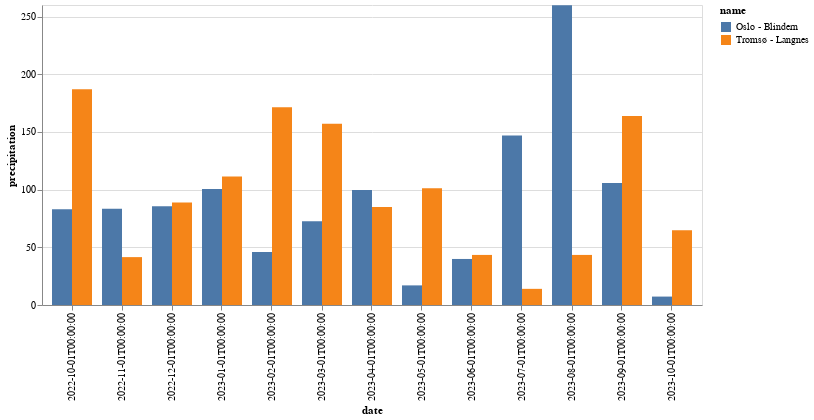

Source (notebook cell):
### Markdown cell above
# Nicer way to get a grouped bar chart

### Code cell
import altair as alt

alt.Chart(data).mark_bar().encode(
    x="date:N",
    xOffset="name",
    y="precipitation",
    color="name",
)

### Figure 1 — Vega-Lite specification as saved in the notebook (floating-point values rounded to 4 significant figures)
{"config": {"view": {"continuousWidth": 300, "continuousHeight": 300}}, "data": {"name": "data-048afa2f21f3dde066668c472fe1bcad"}, "mark": {"type": "bar"}, "encoding": {"color": {"field": "name", "type": "nominal"}, "x": {"field": "date", "type": "nominal"}, "xOffset": {"field": "name", "type": "nominal"}, "y": {"field": "precipitation", "type": "quantitative"}}, "$schema": "https://vega.github.io/schema/vega-lite/v5.17.0.json", "datasets": {"data-048afa2f21f3dde066668c472fe1bcad": [{"name": "Tromsø - Langnes", "station": "SN90490", "date": "2022-10-01T00:00:00", "max temperature": 10.7, "precipitation": 187.0, "min temperature": -4.2}, {"name": "Tromsø - Langnes", "station": "SN90490", "date": "2022-11-01T00:00:00", "max temperature": 8.5, "precipitation": 41.5, "min temperature": -7.0}, {"name": "Tromsø - Langnes", "station": "SN90490", "date": "2022-12-01T00:00:00", "max temperature": 5.6, "precipitation": 88.8, "min temperature": -11.7}, {"name": "Tromsø - Langnes", "station": "SN90490", "date": "2023-01-01T00:00:00", "max temperature": 7.7, "precipitation": 111.4, "min temperature": -13.9}, {"name": "Tromsø - Langnes", "station": "SN90490", "date": "2023-02-01T00:00:00", "max temperature": 6.6, "precipitation": 171.3, "min temperature": -10.7}, {"name": "Tromsø - Langnes", "station": "SN90490", "date": "2023-03-01T00:00:00", "max temperature": 4.5, "precipitation": 157.0, "min temperature": -15.1}, {"name": "Tromsø - Langnes", "station": "SN90490", "date": "2023-04-01T00:00:00", "max temperature": 9.8, "precipitation": 85.0, "min temperature": -7.1}, {"name": "Tromsø - Langnes", "station": "SN90490", "date": "2023-05-01T00:00:00", "max temperature": 17.7, "precipitation": 101.2, "min temperature": -4.6}, {"name": "Tromsø - Langnes", "station": "SN90490", "date": "2023-06-01T00:00:00", "max temperature": 25.4, "precipitation": 43.4, "min temperature": -0.4}, {"name": "Tromsø - Langnes", "station": "SN90490", "date": "2023-07-01T00:00:00", "max temperature": 26.7, "precipitation": 14.0, "min temperature": 6.0}, {"name": "Tromsø - Langnes", "station": "SN90490", "date": "2023-08-01T00:00:00", "max temperature": 25.1, "precipitation": 43.4, "min temperature": 5.4}, {"name": "Tromsø - Langnes", "station": "SN90490", "date": "2023-09-01T00:00:00", "max temperature": 19.3, "precipitation": 163.7, "min temperature": 0.3}, {"name": "Tromsø - Langnes", "station": "SN90490", "date": "2023-10-01T00:00:00", "max temperature": 9.8, "precipitation": 64.8, "min temperature": -0.6}, {"name": "Oslo - Blindern", "station": "SN18700", "date": "2022-10-01T00:00:00", "max temperature": 17.1, "precipitation": 82.9, "min temperature": -0.4}, {"name": "Oslo - Blindern", "station": "SN18700", "date": "2022-11-01T00:00:00", "max temperature": 15.1, "precipitation": 83.4, "min temperature": -2.1}, {"name": "Oslo - Blindern", "station": "SN18700", "date": "2022-12-01T00:00:00", "max temperature": 6.5, "precipitation": 85.5, "min temperature": -14.6}, {"name": "Oslo - Blindern", "station": "SN18700", "date": "2023-01-01T00:00:00", "max temperature": 7.2, "precipitation": 100.5, "min temperature": -13.4}, {"name": "Oslo - Blindern", "station": "SN18700", "date": "2023-02-01T00:00:00", "max temperature": 10.2, "precipitation": 46.0, "min temperature": -9.4}, {"name": "Oslo - Blindern", "station": "SN18700", "date": "2023-03-01T00:00:00", "max temperature": 9.8, "precipitation": 72.6, "min temperature": -12.6}, {"name": "Oslo - Blindern", "station": "SN18700", "date": "2023-04-01T00:00:00", "max temperature": 19.8, "precipitation": 99.7, "min temperature": -4.7}, {"name": "Oslo - Blindern", "station": "SN18700", "date": "2023-05-01T00:00:00", "max temperature": 24.2, "precipitation": 17.0, "min temperature": -0.8}, {"name": "Oslo - Blindern", "station": "SN18700", "date": "2023-06-01T00:00:00", "max temperature": 31.8, "precipitation": 39.9, "min temperature": 4.6}, {"name": "Oslo - Blindern", "station": "SN18700", "date": "2023-07-01T00:00:00", "max temperature": 28.4, "precipitation": 146.9, "min temperature": 8.6}, {"name": "Oslo - Blindern", "station": "SN18700", "date": "2023-08-01T00:00:00", "max temperature": 24.5, "precipitation": 259.8, "min temperature": 9.8}, {"name": "Oslo - Blindern", "station": "SN18700", "date": "2023-09-01T00:00:00", "max temperature": 25.1, "precipitation": 105.8, "min temperature": 5.3}, {"name": "Oslo - Blindern", "station": "SN18700", "date": "2023-10-01T00:00:00", "max temperature": 17.1, "precipitation": 7.3, "min temperature": -0.7}]}}
